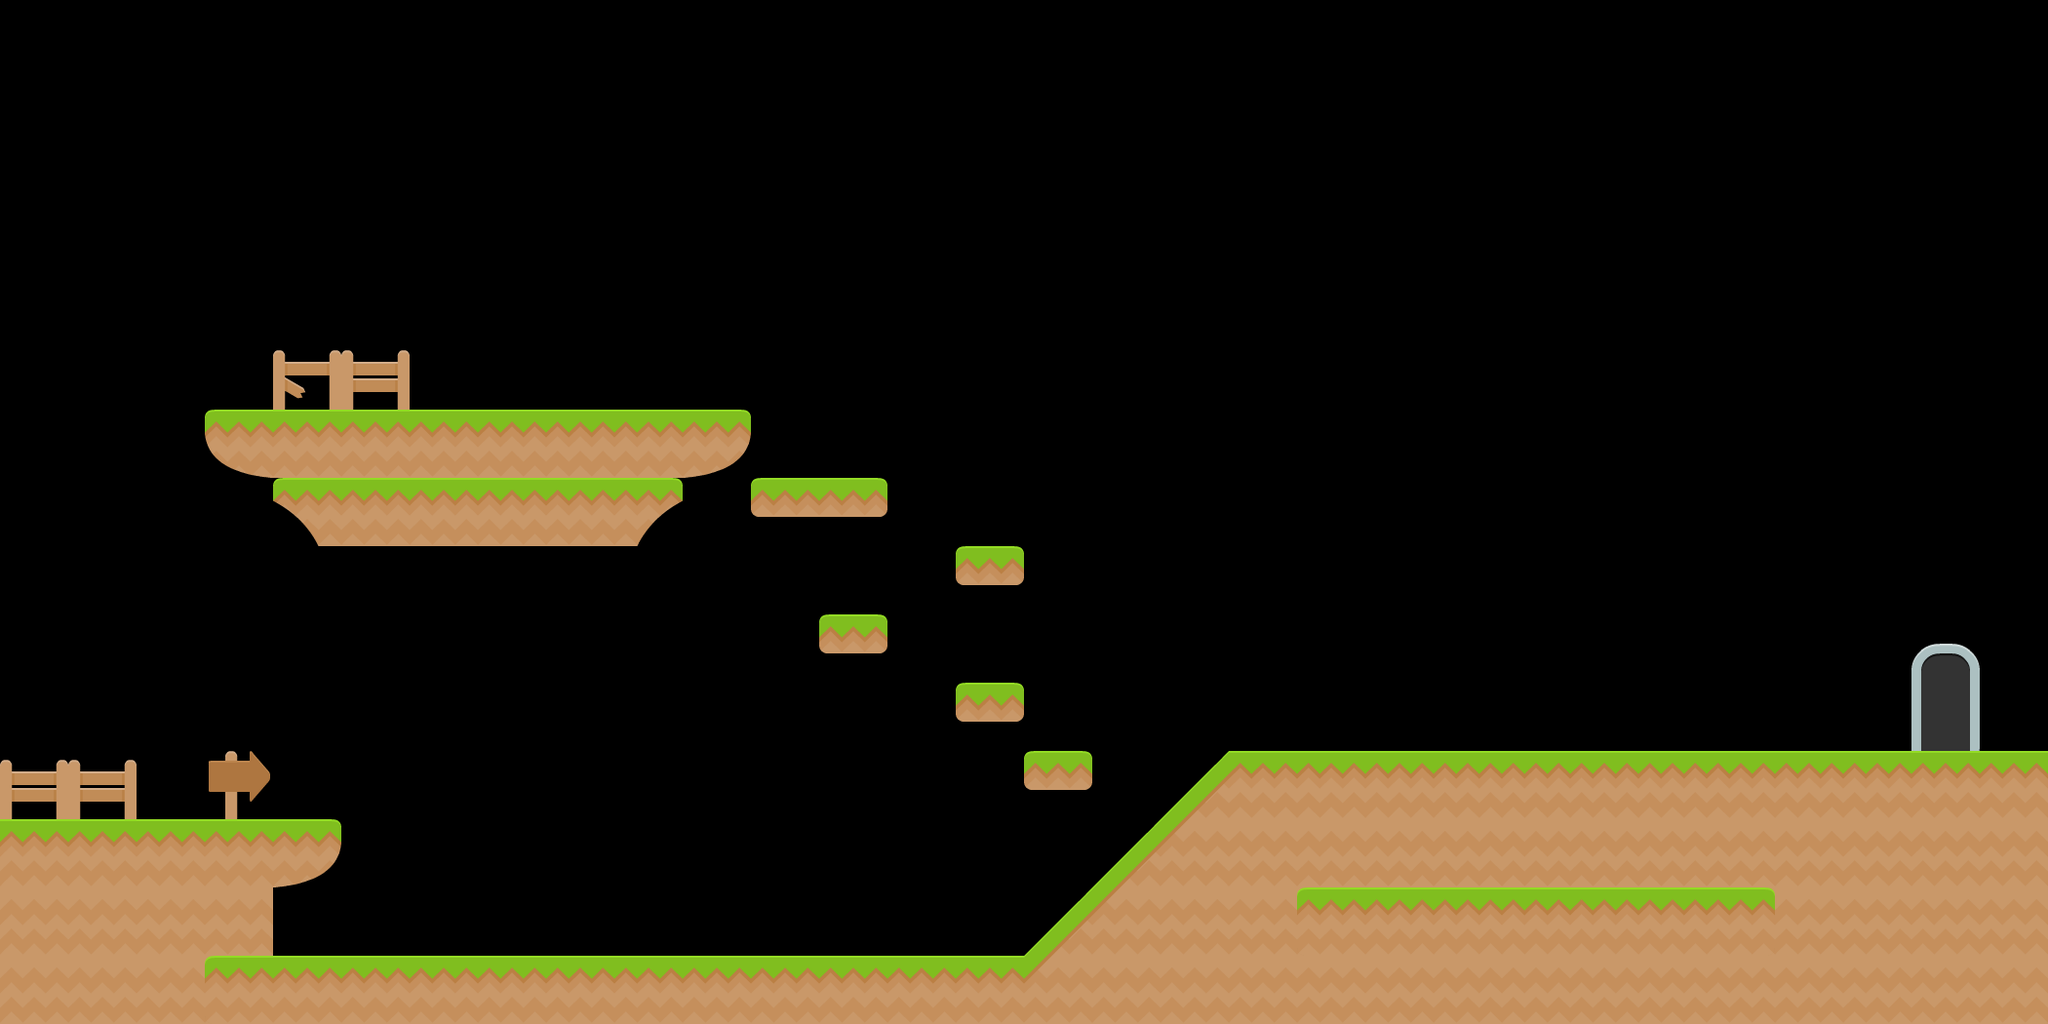

Below is a game level as drawn by its tile map, then a one-line description and the .tmx that defines it (tile-layer data replaced by summaries):
An orthogonal 30x15 tile map with 70x70 px tiles, 3 tile layers (backbackground, background, surface) and 15 objects.

<map version="1.0" orientation="orthogonal" width="30" height="15" tilewidth="70" tileheight="70">
 <tileset firstgid="1" name="tiles_spritesheet" tilewidth="70" tileheight="70">
  <image source="../tilesets/tiles_spritesheet.png" width="840" height="912" />
 </tileset>
 <layer name="backbackground" width="30" height="15">
  <data>[450 cells, 0 non-empty, 0 distinct tile ids]</data>
 </layer>
 <layer name="background" width="30" height="15">
  <data>[450 cells, 53 non-empty, 6 distinct tile ids]</data>
 </layer>
 <layer name="surface" width="30" height="15">
  <data>[450 cells, 63 non-empty, 13 distinct tile ids]</data>
 </layer>
 <objectgroup name="items" width="30" height="15">
  <object x="1995" y="734" />
  <object x="1847" y="742" />
  <object x="1847" y="684" />
  <object x="1851" y="629" />
  <object x="1319" y="750" />
  <object x="1321" y="700" />
  <object x="1321" y="650" />
  <object x="646" y="962" />
  <object x="644" y="915" />
  <object x="645" y="869" />
  <object x="423" y="954" />
  <object x="465" y="396" />
  <object x="647" y="401" />
  <object x="645" y="356" />
  <object x="649" y="299" />
 </objectgroup>
</map>